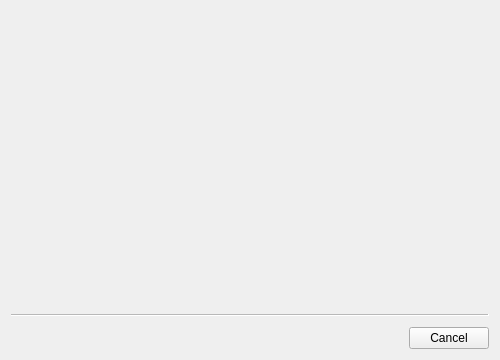
<?xml version="1.0" encoding="UTF-8"?>
<ui version="4.0">
 <class>NewDbWizard</class>
 <widget class="QWizard" name="NewDbWizard">
  <property name="geometry">
   <rect>
    <x>0</x>
    <y>0</y>
    <width>500</width>
    <height>360</height>
   </rect>
  </property>
  <property name="windowTitle">
   <string>Add a connection</string>
  </property>
  <property name="options">
   <set>QWizard::NoBackButtonOnStartPage</set>
  </property>
 </widget>
 <resources>
  <include location="../icons.qrc"/>
 </resources>
 <connections/>
</ui>
